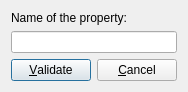
<?xml version="1.0" encoding="UTF-8"?>
<ui version="4.0">
 <class>changePropertyDialog</class>
 <widget class="QDialog" name="changePropertyDialog">
  <property name="windowModality">
   <enum>Qt::ApplicationModal</enum>
  </property>
  <property name="geometry">
   <rect>
    <x>0</x>
    <y>0</y>
    <width>217</width>
    <height>118</height>
   </rect>
  </property>
  <property name="windowTitle">
   <string>New name</string>
  </property>
  <property name="modal">
   <bool>true</bool>
  </property>
  <layout class="QVBoxLayout" name="_2">
   <property name="sizeConstraint">
    <enum>QLayout::SetFixedSize</enum>
   </property>
   <item>
    <widget class="QLabel" name="label">
     <property name="text">
      <string>Name of the property:</string>
     </property>
    </widget>
   </item>
   <item>
    <widget class="QLineEdit" name="editName"/>
   </item>
   <item>
    <layout class="QHBoxLayout" name="horizontalLayout">
     <item>
      <widget class="QPushButton" name="pushEdit">
       <property name="text">
        <string>&amp;Validate</string>
       </property>
       <property name="icon">
        <iconset resource="../../ressource.qrc">
         <normaloff>:/data/images/check.svg</normaloff>:/data/images/check.svg</iconset>
       </property>
      </widget>
     </item>
     <item>
      <widget class="QPushButton" name="pushCancel">
       <property name="text">
        <string>&amp;Cancel</string>
       </property>
       <property name="icon">
        <iconset resource="../../ressource.qrc">
         <normaloff>:/data/images/stop.svg</normaloff>:/data/images/stop.svg</iconset>
       </property>
      </widget>
     </item>
    </layout>
   </item>
  </layout>
 </widget>
 <resources>
  <include location="../../ressource.qrc"/>
 </resources>
 <connections>
  <connection>
   <sender>pushCancel</sender>
   <signal>clicked()</signal>
   <receiver>changePropertyDialog</receiver>
   <slot>reject()</slot>
   <hints>
    <hint type="sourcelabel">
     <x>124</x>
     <y>96</y>
    </hint>
    <hint type="destinationlabel">
     <x>192</x>
     <y>74</y>
    </hint>
   </hints>
  </connection>
 </connections>
</ui>
